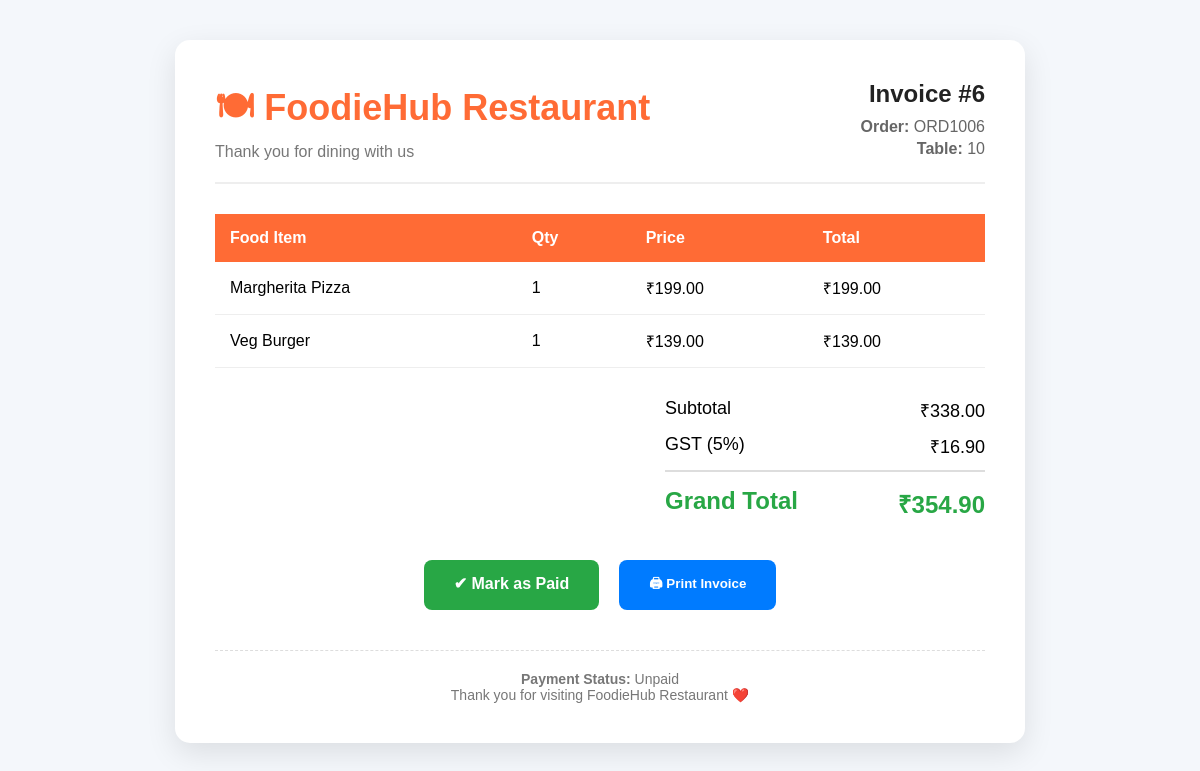
Screenshot of /billing/invoice/6/ with the database file from the repository.
### billing/models.py (models this page shows, shortened)
class Bill(models.Model):
    PAYMENT_METHODS = (
        ('Cash', 'Cash'),
        ('Card', 'Card'),
        ('UPI', 'UPI'),
    )
    PAYMENT_STATUS = (
        ('Paid', 'Paid'),
        ('Unpaid', 'Unpaid'),
    )
    order = models.OneToOneField(Order, on_delete=models.CASCADE)
    subtotal = models.DecimalField(max_digits=10, decimal_places=2)
    gst = models.DecimalField(max_digits=10, decimal_places=2)
    grand_total = models.DecimalField(max_digits=10, decimal_places=2)
    payment_method = models.CharField(max_length=20, choices=PAYMENT_METHODS)
    payment_status = models.CharField(max_length=20, choices=PAYMENT_STATUS)

### orders/models.py (models this page shows, shortened)
class Order(models.Model):
    STATUS = (
        ('Pending', 'Pending'),
        ('Preparing', 'Preparing'),
        ('Ready', 'Ready'),
        ('Completed', 'Completed'),
    )
    table = models.ForeignKey(RestaurantTable, on_delete=models.CASCADE)
    order_number = models.CharField(max_length=20, unique=True)
    order_date = models.DateTimeField(auto_now_add=True)
    status = models.CharField(max_length=20, choices=STATUS, default='Pending')
    total_amount = models.DecimalField(max_digits=10, decimal_places=2, default=0)

class RestaurantTable(models.Model):
    table_number = models.IntegerField(unique=True)
    STATUS = (
        ('Available','Available'),
        ('Occupied','Occupied'),
    )
    status = models.CharField(
        max_length=20,
        choices=STATUS,
        default='Available'
    )
    qr_code = models.ImageField(
        upload_to="qr_codes/",
        blank=True,
        null=True
    )

class OrderItem(models.Model):
    order = models.ForeignKey(Order, on_delete=models.CASCADE)
    food = models.ForeignKey(Food, on_delete=models.CASCADE)
    quantity = models.PositiveIntegerField(default=1)
    price = models.DecimalField(max_digits=8, decimal_places=2)
    subtotal = models.DecimalField(max_digits=10, decimal_places=2)

### menu/models.py (models this page shows, shortened)
class Food(models.Model):
    category = models.ForeignKey(Category, on_delete=models.CASCADE)
    food_name = models.CharField(max_length=100)
    description = models.TextField()
    price = models.DecimalField(max_digits=8, decimal_places=2)
    image = models.ImageField(upload_to='foods/')
    available = models.BooleanField(default=True)

### billing/views.py (the view)
# urls.py: path("invoice/<int:id>/", views.invoice, name="invoice"),
def invoice(request, id):
    bill = get_object_or_404(
        Bill,
        id=id
    )
    return render(
        request,
        "invoice.html",
        {
            "bill": bill
        }
    )

### templates/invoice.html (shortened to what this page needs)
<!DOCTYPE html>
<html lang="en">
<head>
</head>
<body>
<div class="invoice">
<div class="header">
<div class="logo">
<h1>🍽 FoodieHub Restaurant</h1>
<p>Thank you for dining with us</p>
</div>
<div class="invoice-info">
<h2>Invoice #{{ bill.id }}</h2>
<p><strong>Order:</strong> {{ bill.order.order_number }}</p>
<p><strong>Table:</strong> {{ bill.order.table.table_number }}</p>
</div>
</div>
<table>
<thead>
<tr>
<th>Food Item</th>
<th>Qty</th>
<th>Price</th>
<th>Total</th>
</tr>
</thead>
<tbody>
{% for item in bill.order.orderitem_set.all %}
<tr>
<td>{{ item.food.food_name }}</td>
<td>{{ item.quantity }}</td>
<td>₹{{ item.price }}</td>
<td>₹{{ item.subtotal }}</td>
</tr>
{% endfor %}
</tbody>
</table>
<div class="totals">
<div class="total-row">
<span>Subtotal</span>
<span>₹{{ bill.subtotal }}</span>
</div>
<div class="total-row">
<span>GST (5%)</span>
<span>₹{{ bill.gst }}</span>
</div>
<div class="total-row grand">
<span>Grand Total</span>
<span>₹{{ bill.grand_total }}</span>
</div>
</div>
<div class="buttons">
{% if bill.payment_status == "Unpaid" %}
<a href="{% url 'mark_paid' bill.id %}" class="btn pay">
✔ Mark as Paid
</a>
{% endif %}
<button class="btn print" onclick="window.print()">
🖨 Print Invoice
</button>
</div>
<div class="footer">
<p><strong>Payment Status:</strong> {{ bill.payment_status }}</p>
<p>Thank you for visiting FoodieHub Restaurant ❤️</p>
</div>
</div>
</body>
</html>

### templates/invoice.html (style rules this page uses)
* { margin:0; padding:0; box-sizing:border-box; font-family:'Poppins',sans-serif; }
body { background:#f4f7fb; padding:40px; }
.invoice { max-width:850px; margin:auto; background:#fff; border-radius:15px; padding:40px; box-shadow:0 10px 30px rgba(0,0,0,.1); }
.header { display:flex; justify-content:space-between; align-items:center; border-bottom:2px solid #eee; padding-bottom:20px; margin-bottom:30px; }
.logo h1 { color:#ff6b35; font-size:36px; }
.logo p { color:#777; }
.invoice-info { text-align:right; }
.invoice-info h2 { color:#222; margin-bottom:10px; }
.invoice-info p { color:#666; margin:4px 0; }
table { width:100%; border-collapse:collapse; margin:30px 0; }
thead { background:#ff6b35; color:white; }
th { padding:15px; text-align:left; }
td { padding:15px; border-bottom:1px solid #eee; }
.totals { width:320px; margin-left:auto; margin-top:20px; }
.total-row { display:flex; justify-content:space-between; margin:12px 0; font-size:18px; }
.grand { font-size:24px; font-weight:bold; color:#28a745; border-top:2px solid #ddd; padding-top:15px; }
.buttons { margin-top:40px; display:flex; gap:20px; justify-content:center; }
.btn { text-decoration:none; padding:14px 30px; border-radius:8px; color:white; font-weight:600; transition:.3s; }
.pay { background:#28a745; }
.print { background:#007bff; border:none; cursor:pointer; }
.footer { margin-top:40px; text-align:center; color:#777; font-size:14px; border-top:1px dashed #ddd; padding-top:20px; }

### rows the page displays
Bill: id "6", order.order_number "ORD1006", order.table.table_number "10", subtotal "338.00", gst "16.90", grand_total "354.90", payment_status "Unpaid"
OrderItem: food.food_name "Margherita Pizza", quantity "1", price "199.00", subtotal "199.00"
OrderItem: food.food_name "Veg Burger", quantity "1", price "139.00", subtotal "139.00"
